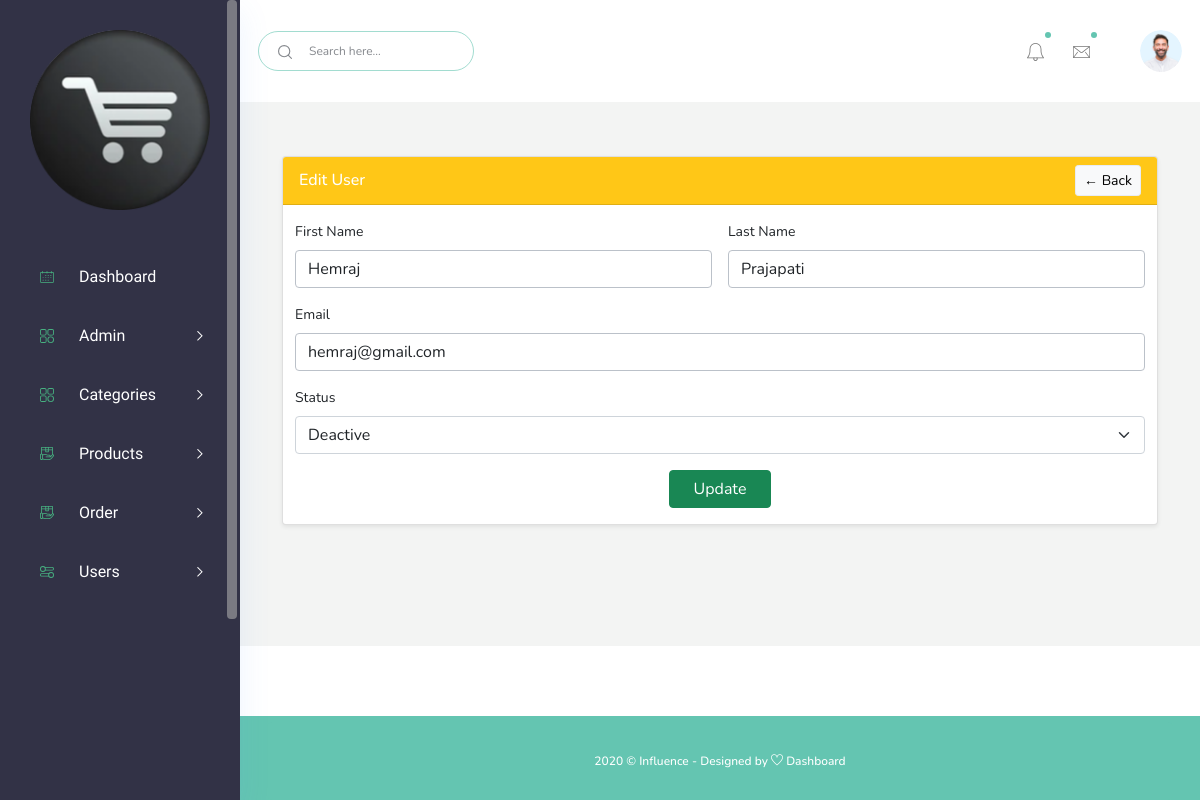
/admin/edit-user.php?user_id=User1000, run on the app's committed database.
### tables this page shows
CREATE TABLE `new_project_table` (
  `id` int(11) NOT NULL,
  `user_id` varchar(20) NOT NULL,
  `first_name` varchar(100) DEFAULT NULL,
  `last_name` varchar(100) DEFAULT NULL,
  `user_image` varchar(255) DEFAULT NULL,
  `email` varchar(150) DEFAULT NULL,
  `password` varchar(255) DEFAULT NULL,
  `phone_number` varchar(20) DEFAULT NULL,
  `address` text DEFAULT NULL,
  `address2` text DEFAULT NULL,
  `city` varchar(100) DEFAULT NULL,
  `state` varchar(100) DEFAULT NULL,
  `zip` varchar(20) DEFAULT NULL,
  `added_on` varchar(30) DEFAULT NULL,
  `status` enum('t','f') DEFAULT 't'
);

### admin/edit-user.php (the view, shortened to what this page needs)
<?php
include("include/header.php");
$id = $_GET['user_id'];
$query = mysqli_query($connect, "SELECT * FROM `new_project_table` WHERE user_id='$id'");
$user = mysqli_fetch_assoc($query);
?>
<div class="main_content_iner">
   <div class="container my-4">
      <div class="card shadow-sm">
         <div class="card-header bg-warning d-flex justify-content-between align-items-center">
            <h5 class="mb-0 text-white">Edit User</h5>
            <a href="user_list.php" class="btn btn-light btn-sm">← Back</a>
         </div>
         <div class="card-body">
            <form method="POST">
               <div class="row g-3">
                  <div class="col-md-6">
                     <label class="form-label">First Name</label>
                     <input type="text" name="first_name" class="form-control" required
                            value="<?php echo htmlspecialchars($user['first_name']); ?>">
                  </div>
                  <div class="col-md-6">
                     <label class="form-label">Last Name</label>
                     <input type="text" name="last_name" class="form-control" required
                            value="<?php echo htmlspecialchars($user['last_name']); ?>">
                  </div>
                  <div class="col-md-12">
                     <label class="form-label">Email</label>
                     <input type="email" name="email" class="form-control" required
                            value="<?php echo htmlspecialchars($user['email']); ?>">
                  </div>
                  <div class="col-md-12">
                     <label class="form-label">Status</label>
                     <select name="status" class="form-select">
                        <option value="f" <?php echo ($user['status'] == 'f') ? 'selected' : ''; ?>>Deactive</option>
                     </select>
                  </div>
                  <div class="col-12 text-center mt-3">
                     <button type="submit" name="update_user" class="btn btn-success px-4">Update</button>
                  </div>
               </div>
            </form>
         </div>
      </div>
   </div>
</div>
<?php include("include/footer.php"); ?>

### data on the page
new_project_table: first_name "Hemraj", last_name "Prajapati", email "hemraj@gmail.com", status "Deactive"
